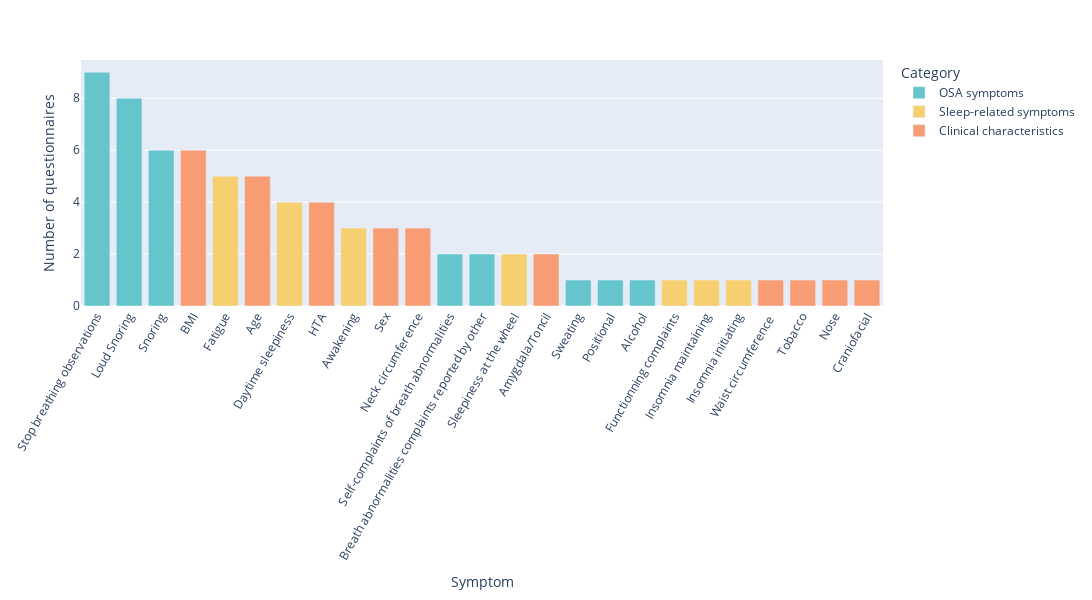

Write notebook code for a chart like this one.
### Markdown cell above
### Sorted by number of occurences

### Code cell
df_questionnaires = df.drop(references, axis = 1)
if df.shape[0] != df['Category'].isnull().sum() : 
    color = 'Category'
else : 
    color = "sum_symptoms"
fig = px.bar(df_questionnaires.sort_values(by=['sum_symptoms','Ab'],ascending = [False,True]),
             x='Symptom',
             y='sum_symptoms',
             color=color,
             labels={'sum_symptoms':'Number of questionnaires'},
             color_discrete_sequence =  px.colors.qualitative.Pastel, ## more color palettes available here : https://plotly.com/python/builtin-colors
             category_orders = {'Category':df_questionnaires.sort_values(by='Ab').Category.unique()}
             )
fig.update_layout(xaxis_tickangle=-60,autosize=False, width=1500, height=600, 
                  #xaxis={'categoryorder': 'total descending'}
                  xaxis={'categoryorder':'array', 'categoryarray':df_questionnaires.Symptom.unique()},
                  )
#fig.write_image("figure1_histogram_1.pdf")
fig.show()

### Figure 1 — Plotly figure (JSON) as saved in the notebook; plotly's stock layout.template omitted (floating-point values rounded to 4 significant figures)
{"data": [{"alignmentgroup": "True", "hovertemplate": "Category=OSA symptoms<br>Symptom=%{x}<br>Number of questionnaires=%{y}<extra></extra>", "legendgroup": "OSA symptoms", "marker": {"color": "rgb(102, 197, 204)", "pattern": {"shape": ""}}, "name": "OSA symptoms", "offsetgroup": "OSA symptoms", "orientation": "v", "showlegend": true, "textposition": "auto", "type": "bar", "x": ["Stop breathing observations", "Loud Snoring", "Snoring", "Self-complaints of breath abnormalities", "Breath abnormalities complaints reported by other", "Sweating", "Positional", "Alcohol"], "xaxis": "x", "y": [9, 8, 6, 2, 2, 1, 1, 1], "yaxis": "y"}, {"alignmentgroup": "True", "hovertemplate": "Category=Sleep-related symptoms<br>Symptom=%{x}<br>Number of questionnaires=%{y}<extra></extra>", "legendgroup": "Sleep-related symptoms", "marker": {"color": "rgb(246, 207, 113)", "pattern": {"shape": ""}}, "name": "Sleep-related symptoms", "offsetgroup": "Sleep-related symptoms", "orientation": "v", "showlegend": true, "textposition": "auto", "type": "bar", "x": ["Fatigue", "Daytime sleepiness", "Awakening", "Sleepiness at the wheel", "Functionning complaints", "Insomnia maintaining", "Insomnia initiating"], "xaxis": "x", "y": [5, 4, 3, 2, 1, 1, 1], "yaxis": "y"}, {"alignmentgroup": "True", "hovertemplate": "Category=Clinical characteristics<br>Symptom=%{x}<br>Number of questionnaires=%{y}<extra></extra>", "legendgroup": "Clinical characteristics", "marker": {"color": "rgb(248, 156, 116)", "pattern": {"shape": ""}}, "name": "Clinical characteristics", "offsetgroup": "Clinical characteristics", "orientation": "v", "showlegend": true, "textposition": "auto", "type": "bar", "x": ["BMI", "Age", "HTA", "Sex", "Neck circumference", "Amygdala/Toncil", "Waist circumference ", "Tobacco", "Nose", "Craniofacial"], "xaxis": "x", "y": [6, 5, 4, 3, 3, 2, 1, 1, 1, 1], "yaxis": "y"}], "layout": {"autosize": false, "barmode": "relative", "height": 600, "legend": {"title": {"text": "Category"}, "tracegroupgap": 0}, "margin": {"t": 60}, "width": 1500, "xaxis": {"anchor": "y", "categoryarray": ["Stop breathing observations", "Loud Snoring", "Snoring", "BMI", "Fatigue", "Age", "Daytime sleepiness", "HTA", "Awakening", "Sex", "Neck circumference", "Self-complaints of breath abnormalities", "Breath abnormalities complaints reported by other", "Sleepiness at the wheel", "Amygdala/Toncil", "Sweating", "Positional", "Alcohol", "Functionning complaints", "Insomnia maintaining", "Insomnia initiating", "Waist circumference ", "Tobacco", "Nose", "Craniofacial"], "categoryorder": "array", "domain": [0, 1], "tickangle": -60, "title": {"text": "Symptom"}}, "yaxis": {"anchor": "x", "domain": [0, 1], "title": {"text": "Number of questionnaires"}}}}
